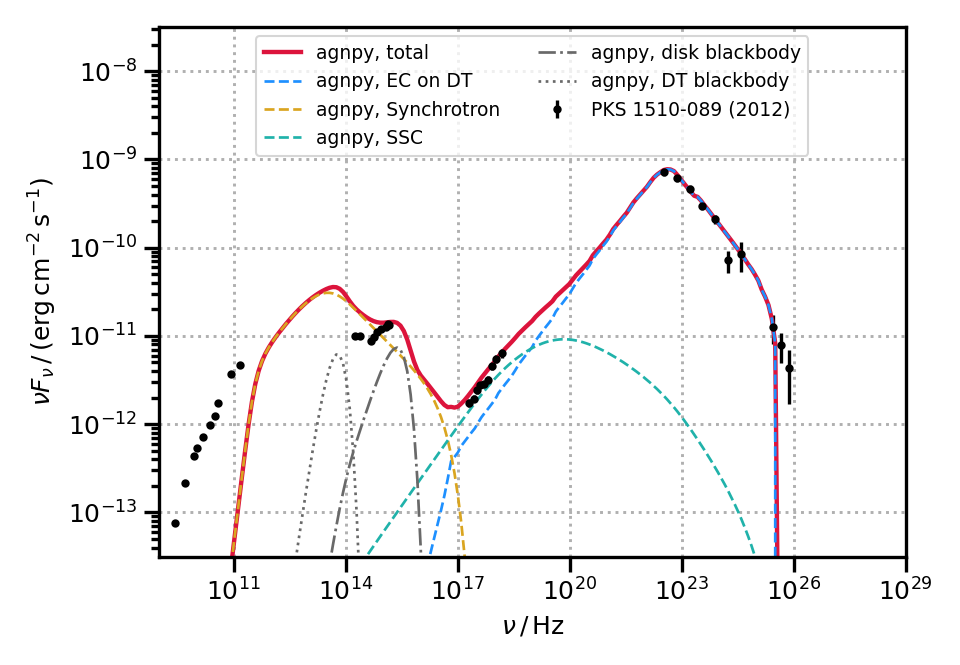

Reproduce this figure in Python.

# general modules
import logging
#import pkg_resources
from pathlib import Path
import numpy as np
import astropy.units as u
from astropy.constants import k_B, m_e, c, G, M_sun
from astropy.table import Table
from astropy.coordinates import Distance
import matplotlib.pyplot as plt
#from utils import time_function_call

# agnpy modules
from agnpy.spectra import BrokenPowerLaw
from agnpy.emission_regions import Blob
from agnpy.synchrotron import Synchrotron
from agnpy.compton import SynchrotronSelfCompton, ExternalCompton
from agnpy.targets import SSDisk, RingDustTorus
from agnpy.utils.plot import load_mpl_rc, sed_x_label, sed_y_label

# import sherpa classes
from sherpa.models import model
from sherpa import data
from sherpa.fit import Fit
from sherpa.stats import Chi2
from sherpa.optmethods import LevMar
from sherpa.estmethods import Confidence
from sherpa.plot import IntervalProjection


# constants
mec2 = m_e.to("erg", equivalencies=u.mass_energy())
gamma_size = 400
gamma_to_integrate = np.logspace(0, 7, gamma_size)


class AgnpyEC(model.RegriddableModel1D):

    def __init__(self, name="ec"):

        # EED parameters
        self.log10_k_e = model.Parameter(name, "log10_k_e", -2.0, min=-20.0, max=10.0)
        self.p1 = model.Parameter(name, "p1", 2.1, min=-2.0, max=5.0)
        self.p2 = model.Parameter(name, "p2", 3.1, min=-2.0, max=5.0)
        self.log10_gamma_b = model.Parameter(name, "log10_gamma_b", 3, min=1, max=6)
        self.log10_gamma_min = model.Parameter(name, "log10_gamma_min", 1, min=0, max=4)
        self.log10_gamma_max = model.Parameter(name, "log10_gamma_max", 5, min=4, max=8)
        # source general parameters
        self.z = model.Parameter(name, "z", 0.1, min=0.01, max=1)
        self.d_L = model.Parameter(name, "d_L", 1e27, min=1e25, max=1e33, units="cm")
        # emission region parameters
        self.delta_D = model.Parameter(name, "delta_D", 10, min=0, max=40)
        self.log10_B = model.Parameter(name, "log10_B", -2, min=-4, max=2)
        self.t_var = model.Parameter(
            name, "t_var", 600, min=10, max=np.pi * 1e7, units="s"
        )
        self.mu_s = model.Parameter(name, "mu_s", 0.9, min=0.0, max=1.0)
        self.log10_r = model.Parameter(name, "log10_r", 17.0, min=16.0, max=20.0)
        # disk parameters
        self.log10_L_disk = model.Parameter(
            name, "log10_L_disk", 45.0, min=42.0, max=48.0
        )
        self.log10_M_BH = model.Parameter(name, "log10_M_BH", 42, min=32, max=45)
        self.m_dot = model.Parameter(
            name, "m_dot", 1e26, min=1e24, max=1e30, units="g s-1"
        )
        self.R_in = model.Parameter(name, "R_in", 1e14, min=1e12, max=1e16, units="cm")
        self.R_out = model.Parameter(
            name, "R_out", 1e17, min=1e12, max=1e19, units="cm"
        )
        # DT parameters
        self.xi_dt = model.Parameter(name, "xi_dt", 0.6, min=0.0, max=1.0)
        self.T_dt = model.Parameter(
            name, "T_dt", 1.0e3, min=1.0e2, max=1.0e4, units="K"
        )
        self.R_dt = model.Parameter(
            name, "R_dt", 2.5e18, min=1.0e17, max=1.0e19, units="cm"
        )

        model.RegriddableModel1D.__init__(
            self,
            name,
            (
                self.log10_k_e,
                self.p1,
                self.p2,
                self.log10_gamma_b,
                self.log10_gamma_min,
                self.log10_gamma_max,
                self.z,
                self.d_L,
                self.delta_D,
                self.log10_B,
                self.t_var,
                self.mu_s,
                self.log10_r,
                self.log10_L_disk,
                self.log10_M_BH,
                self.m_dot,
                self.R_in,
                self.R_out,
                self.xi_dt,
                self.T_dt,
                self.R_dt,
            ),
        )

    def calc(self, pars, x):
        """evaluate the model calling the agnpy functions"""
        (
            log10_k_e,
            p1,
            p2,
            log10_gamma_b,
            log10_gamma_min,
            log10_gamma_max,
            z,
            d_L,
            delta_D,
            log10_B,
            t_var,
            mu_s,
            log10_r,
            log10_L_disk,
            log10_M_BH,
            m_dot,
            R_in,
            R_out,
            xi_dt,
            T_dt,
            R_dt,
        ) = pars
        # add units, scale quantities
        x *= u.Hz
        k_e = 10 ** log10_k_e * u.Unit("cm-3")
        gamma_b = 10 ** log10_gamma_b
        gamma_min = 10 ** log10_gamma_min
        gamma_max = 10 ** log10_gamma_max
        B = 10 ** log10_B * u.G
        R_b = c.to_value("cm s-1") * t_var * delta_D / (1 + z) * u.cm
        r = 10 ** log10_r * u.cm
        d_L *= u.cm
        L_disk = 10 ** log10_L_disk * u.Unit("erg s-1")
        M_BH = 10 ** log10_M_BH * u.Unit("g")
        m_dot *= u.Unit("g s-1")
        R_in *= u.cm
        R_out *= u.cm
        R_dt *= u.cm
        T_dt *= u.K
        eps_dt = 2.7 * (k_B * T_dt / mec2).to_value("")

        # non-thermal components
        sed_synch = Synchrotron.evaluate_sed_flux(
            x,
            z,
            d_L,
            delta_D,
            B,
            R_b,
            BrokenPowerLaw,
            k_e,
            p1,
            p2,
            gamma_b,
            gamma_min,
            gamma_max,
            ssa=True,
            gamma=gamma_to_integrate,
        )
        sed_ssc = SynchrotronSelfCompton.evaluate_sed_flux(
            x,
            z,
            d_L,
            delta_D,
            B,
            R_b,
            BrokenPowerLaw,
            k_e,
            p1,
            p2,
            gamma_b,
            gamma_min,
            gamma_max,
            ssa=True,
            gamma=gamma_to_integrate,
        )
        sed_ec_dt = ExternalCompton.evaluate_sed_flux_dt(
            x,
            z,
            d_L,
            delta_D,
            mu_s,
            R_b,
            L_disk,
            xi_dt,
            eps_dt,
            R_dt,
            r,
            BrokenPowerLaw,
            k_e,
            p1,
            p2,
            gamma_b,
            gamma_min,
            gamma_max,
            gamma=gamma_to_integrate,
        )
        # thermal components
        sed_bb_disk = SSDisk.evaluate_multi_T_bb_norm_sed(
            x, z, L_disk, M_BH, m_dot, R_in, R_out, d_L
        )
        sed_bb_dt = RingDustTorus.evaluate_bb_norm_sed(
            x, z, xi_dt * L_disk, T_dt, R_dt, d_L
        )
        return sed_synch + sed_ssc + sed_ec_dt + sed_bb_disk + sed_bb_dt


logging.info("reading PKS1510-089 SED from agnpy datas")
sed_path = "/home/pc/Desktop/Thesis Datasets/mwl_sed_2012.ecsv"
sed_table = Table.read(sed_path)
x = sed_table["nu"].to("Hz", equivalencies=u.spectral())
y = sed_table["flux"].to("erg cm-2 s-1")
y_err_stat = sed_table["flux_err_lo"].to("erg cm-2 s-1")
# array of systematic errors, will just be summed in quadrature to the statistical error
# we assume
# - 15% on gamma-ray instruments
# - 10% on lower waveband instruments
y_err_syst = np.zeros(len(x))
gamma = x > (0.1 * u.GeV).to("Hz", equivalencies=u.spectral())
y_err_syst[gamma] = 0.10
y_err_syst[~gamma] = 0.05
y_err_syst = y * y_err_syst
# remove the points with orders of magnitude smaller error, they are upper limits
UL = y_err_stat < (y * 1e-3)
x = x[~UL]
y = y[~UL]
y_err_stat = y_err_stat[~UL]
y_err_syst = y_err_syst[~UL]
# define the data1D object containing it
sed = data.Data1D("sed", x, y, staterror=y_err_stat, syserror=y_err_syst)

# declare a model
agnpy_ec = AgnpyEC()
# global parameters of the blob and the DT
z = 0.361
d_L = Distance(z=z).to("cm")
# blob
Gamma = 20
delta_D = 25
Beta = np.sqrt(1 - 1 / np.power(Gamma, 2))  # jet relativistic speed
mu_s = (1 - 1 / (Gamma * delta_D)) / Beta  # viewing angle
B = 0.35 * u.G
# disk
L_disk = 6.7e45 * u.Unit("erg s-1")  # disk luminosity
M_BH = 5.71 * 1e7 * M_sun
eta = 1 / 12
m_dot = (L_disk / (eta * c ** 2)).to("g s-1")
R_g = ((G * M_BH) / c ** 2).to("cm")
R_in = 6 * R_g
R_out = 10000 * R_g
# DT
xi_dt = 0.6  # fraction of disk luminosity reprocessed by the DT
T_dt = 1e3 * u.K
R_dt = 6.47 * 1e18 * u.cm
# size and location of the emission region
t_var = 0.5 * u.d
r = 4e17 * u.cm
# instance of the model wrapping angpy functionalities
# - AGN parameters
# -- distances
agnpy_ec.z = z
agnpy_ec.z.freeze()
agnpy_ec.d_L = d_L.cgs.value
agnpy_ec.d_L.freeze()
# -- SS disk
agnpy_ec.log10_L_disk = np.log10(L_disk.to_value("erg s-1"))
agnpy_ec.log10_L_disk.freeze()
agnpy_ec.log10_M_BH = np.log10(M_BH.to_value("g"))
agnpy_ec.log10_M_BH.freeze()
agnpy_ec.m_dot = m_dot.to_value("g s-1")
agnpy_ec.m_dot.freeze()
agnpy_ec.R_in = R_in.to_value("cm")
agnpy_ec.R_in.freeze()
agnpy_ec.R_out = R_out.to_value("cm")
agnpy_ec.R_out.freeze()
# -- Dust Torus
agnpy_ec.xi_dt = xi_dt
agnpy_ec.xi_dt.freeze()
agnpy_ec.T_dt = T_dt.to_value("K")
agnpy_ec.T_dt.freeze()
agnpy_ec.R_dt = R_dt.to_value("cm")
agnpy_ec.R_dt.freeze()
# - blob parameters
agnpy_ec.delta_D = delta_D
agnpy_ec.delta_D.freeze()
agnpy_ec.log10_B = np.log10(B.to_value("G"))
agnpy_ec.log10_B.freeze()
agnpy_ec.mu_s = mu_s
agnpy_ec.mu_s.freeze()
agnpy_ec.t_var = (t_var).to_value("s")
agnpy_ec.t_var.freeze()
agnpy_ec.log10_r = np.log10(r.to_value("cm"))
agnpy_ec.log10_r.freeze()
# - EED
agnpy_ec.log10_k_e = np.log10(0.02)
agnpy_ec.p1 = 1.8
agnpy_ec.p2 = 3.85
agnpy_ec.log10_gamma_b = np.log10(900)
agnpy_ec.log10_gamma_min = np.log10(1)
agnpy_ec.log10_gamma_min.freeze()
agnpy_ec.log10_gamma_max = np.log10(3e4)
agnpy_ec.log10_gamma_max.freeze()


logging.info("performing the fit and estimating the error on the parameters")
# directory to store the checks performed on the fit
fit_check_dir = "figures/figure_7_checks_sherpa_fit"
Path(fit_check_dir).mkdir(parents=True, exist_ok=True)
# fit using the Levenberg-Marquardt optimiser
fitter = Fit(sed, agnpy_ec, stat=Chi2(), method=LevMar())
# use confidence to estimate the errors
fitter.estmethod = Confidence()
fitter.estmethod.parallel = True
min_x = 1e11 * u.Hz
max_x = 1e30 * u.Hz
sed.notice(min_x, max_x)

logging.info("first fit iteration with only EED parameters thawed")
results_1 = time_function_call(fitter.fit)
print("fit succesful?", results_1.succeeded)
print(results_1.format())

logging.info("second fit iteration with EED and blob parameters thawed")
agnpy_ec.log10_B.thaw()
results_2 = time_function_call(fitter.fit)
print("fit succesful?", results_2.succeeded)
print(results_2.format())
# plot final model without components
nu = np.logspace(10, 30, 300)
plt.errorbar(sed.x, sed.y.value, yerr=sed.get_error().value, marker=".", ls="")
plt.loglog(nu, agnpy_ec(nu))
plt.xlabel(sed_x_label)
plt.ylabel(sed_y_label)
#plt.savefig(f"{fit_check_dir}/best_fit.png")
plt.close()

#logging.info(f"computing statistics profiles")
final_stat = fitter.calc_stat()
for par in agnpy_ec.pars:
    if par.frozen == False:
        logging.info(f"computing statistics profile for {par.name}")
        proj = IntervalProjection()
        time_function_call(proj.calc, fitter, par)
        plt.axhline(1, ls="--", color="orange")
        plt.xlabel(par.name)
        plt.ylabel(r"$\Delta\chi^2$")
        plt.savefig(f"{fit_check_dir}/chi2_profile_parameter_{par.name}.png")
        plt.close()

logging.info(f"estimating errors with confidence intervals")
errors_2 = time_function_call(fitter.est_errors)
print(errors_2.format())


logging.info("plot the final model with the individual components")
# plot the best fit model with the individual components
k_e = 10 ** agnpy_ec.log10_k_e.val * u.Unit("cm-3")
p1 = agnpy_ec.p1.val
p2 = agnpy_ec.p2.val
gamma_b = 10 ** agnpy_ec.log10_gamma_b.val
gamma_min = 10 ** agnpy_ec.log10_gamma_min.val
gamma_max = 10 ** agnpy_ec.log10_gamma_max.val
B = 10 ** agnpy_ec.log10_B.val * u.G
r = 10 ** agnpy_ec.log10_r.val * u.cm
delta_D = agnpy_ec.delta_D.val
R_b = c.to_value("cm s-1") * agnpy_ec.t_var.val * delta_D / (1 + z) * u.cm
# blob definition
parameters = {
    "p1": p1,
    "p2": p2,
    "gamma_b": gamma_b,
    "gamma_min": gamma_min,
    "gamma_max": gamma_max,
}
spectrum_dict = {"type": "BrokenPowerLaw", "parameters": parameters}
blob = Blob(
    R_b,
    z,
    delta_D,
    Gamma,
    B,
    k_e,
    spectrum_dict,
    spectrum_norm_type="differential",
    gamma_size=500,
)
print(blob)
print("jet power in particles", blob.P_jet_e)
print("jet power in B", blob.P_jet_B)

# Disk and DT definition
L_disk = 10 ** agnpy_ec.log10_L_disk.val * u.Unit("erg s-1")
M_BH = 10 ** agnpy_ec.log10_M_BH.val * u.Unit("g")
m_dot = agnpy_ec.m_dot.val * u.Unit("g s-1")
eta = (L_disk / (m_dot * c ** 2)).to_value("")
R_in = agnpy_ec.R_in.val * u.cm
R_out = agnpy_ec.R_out.val * u.cm
disk = SSDisk(M_BH, L_disk, eta, R_in, R_out)
dt = RingDustTorus(L_disk, xi_dt, T_dt, R_dt=R_dt)

# radiative processes
synch = Synchrotron(blob, ssa=True)
ssc = SynchrotronSelfCompton(blob, synch)
ec_dt = ExternalCompton(blob, dt, r)
# SEDs
nu = np.logspace(9, 27, 200) * u.Hz
synch_sed = synch.sed_flux(nu)
ssc_sed = ssc.sed_flux(nu)
ec_dt_sed = ec_dt.sed_flux(nu)
disk_bb_sed = disk.sed_flux(nu, z)
dt_bb_sed = dt.sed_flux(nu, z)
total_sed = synch_sed + ssc_sed + ec_dt_sed + disk_bb_sed + dt_bb_sed

load_mpl_rc()
#plt.rcParams["text.usetex"] = True
fig, ax = plt.subplots()
ax.loglog(
    nu / (1 + z), total_sed, ls="-", lw=2.1, color="crimson", label="agnpy, total"
)
ax.loglog(
    nu / (1 + z),
    ec_dt_sed,
    ls="--",
    lw=1.3,
    color="dodgerblue",
    label="agnpy, EC on DT",
)
ax.loglog(
    nu / (1 + z),
    synch_sed,
    ls="--",
    lw=1.3,
    color="goldenrod",
    label="agnpy, Synchrotron",
)
ax.loglog(
    nu / (1 + z), ssc_sed, ls="--", lw=1.3, color="lightseagreen", label="agnpy, SSC"
)
ax.loglog(
    nu / (1 + z),
    disk_bb_sed,
    ls="-.",
    lw=1.3,
    color="dimgray",
    label="agnpy, disk blackbody",
)
ax.loglog(
    nu / (1 + z),
    dt_bb_sed,
    ls=":",
    lw=1.3,
    color="dimgray",
    label="agnpy, DT blackbody",
)
# systematics error in gray
ax.errorbar(
    x.to("Hz", equivalencies=u.spectral()).value,
    y.value,
    yerr=y_err_syst.value,
    marker=",",
    ls="",
    color="gray",
    label="",
)
# statistics error in black
ax.errorbar(
    x.to("Hz", equivalencies=u.spectral()).value,
    y.value,
    yerr=y_err_stat.value,
    marker=".",
    ls="",
    color="k",
    label="PKS 1510-089 (2012)",
)
ax.set_xlabel(sed_x_label)
ax.set_ylabel(sed_y_label)
ax.set_xlim([1e9, 1e29])
ax.set_ylim([10 ** (-13.5), 10 ** (-7.5)])
ax.legend(
    loc="upper center", fontsize=9, ncol=2,
)
plt.show()
#fig.savefig("figures/figure_7_gammapy_fit.png")
#fig.savefig("figures/figure_7_gammapy_fit.pdf")

  
